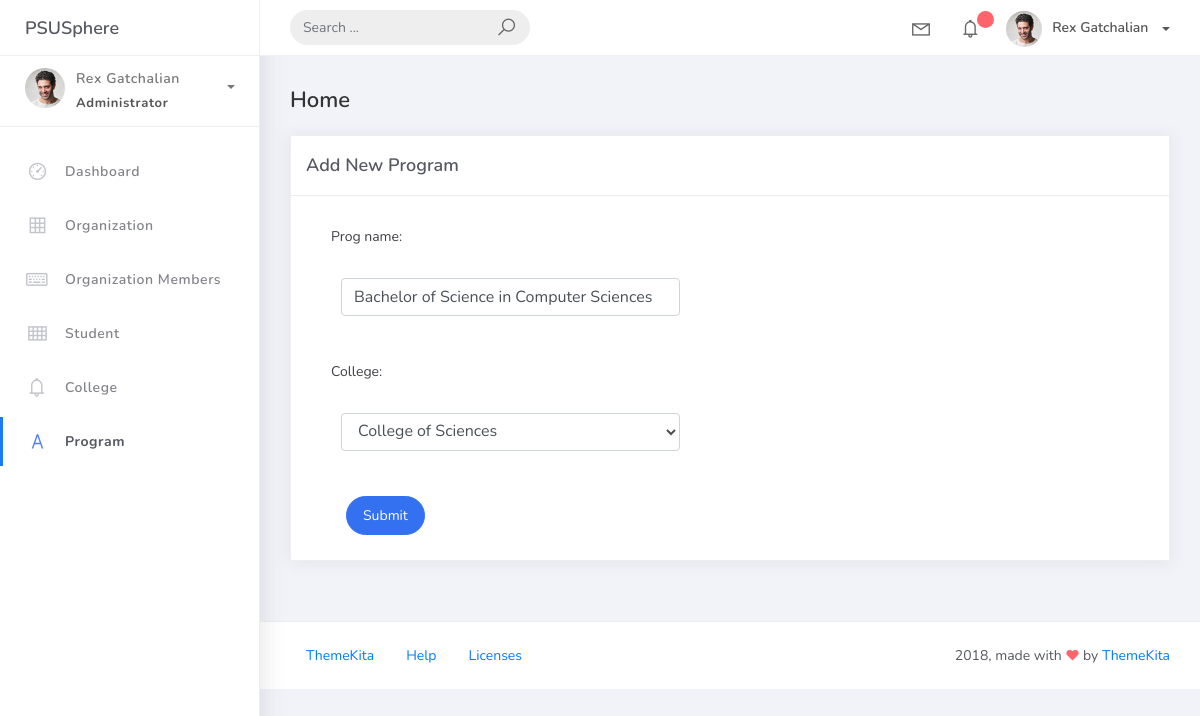
/program/1/edit, run on the app's committed database.
### psusphere/models.py (models this page shows, shortened)
class BaseModel(models.Model):
    created_at = models.DateTimeField(auto_now_add=True, db_index=True)
    updated_at = models.DateTimeField(auto_now=True)
    class Meta:
        abstract = True

class Program(BaseModel):
    prog_name = models.CharField(max_length=150)
    college = models.ForeignKey(College, on_delete=models.CASCADE)

### psusphere/views.py (the view)
# urls.py: path('program/<pk>/edit', ProgramUpdateView.as_view(), name='program_edit'),
class ProgramUpdateView(UpdateView):
    model = Program
    fields = "__all__"
    context_object_name = "program"
    template_name = "program/program_form.html"
    success_url = reverse_lazy('program')

### psusphere/models.py (called while the page is built)
    def __str__(self):
        return self.college_name

### projectsite/templates/program/program_form.html (shortened to what this page needs)
{% extends 'base.html' %}
{% load static %}
{% block content %}
<div class="content">
    <div class="container-fluid">
        <h4 class="page-title">Home</h4>
        <div class="row">
            <div class="col-md-12">
                <div class="card">
                    <div class="card-header">
                        <div class="card-title">Add New Program</div>
                    </div>
                    <div class="col-md-6">
                        <div class="card-body">
                            <form action="" method="post" novalidate>
                                {% include 'includes/form.html' %}
                                <div class="form-group">
                                    <div class="col-md-12 col-sm-3">
                                        <button type="submit" class="btn btn-primary btn-rounded">Submit</button>
                                    </div>
                                </div>
                            </form>
                        </div>
                    </div>
                </div>
            </div>
        </div>
    </div>
</div>
{% endblock %}

### projectsite/templates/includes/form.html (shortened to what this page needs)
{% load widget_tweaks %}
{% for field in form %}
<div class="field item form-group">
        <label>{{ field.label_tag }}</label>
    <div class="form-group">
        {% render_field field class="form-control" %}
    </div>
</div>
{% endfor %}

### data on the page
Program: prog_name "Bachelor of Science in Computer Sciences" "College of Sciences"

### other printed values
{{ field.label_tag }} "Prog name:" "College:"
